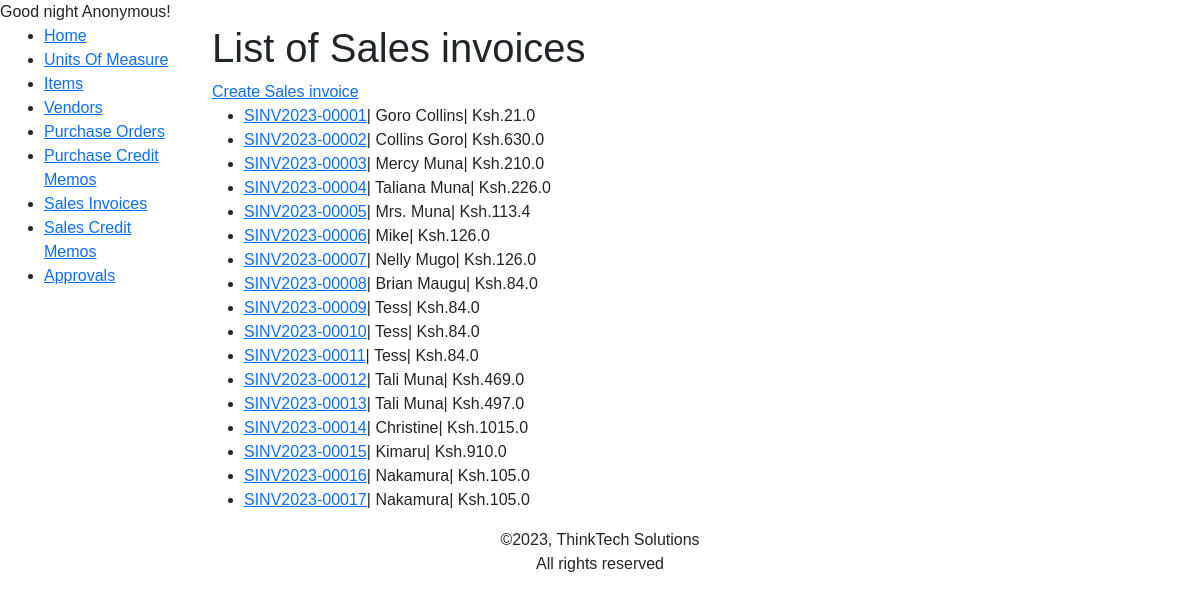
The page /inventory/invoices/ on the database as committed earlier.
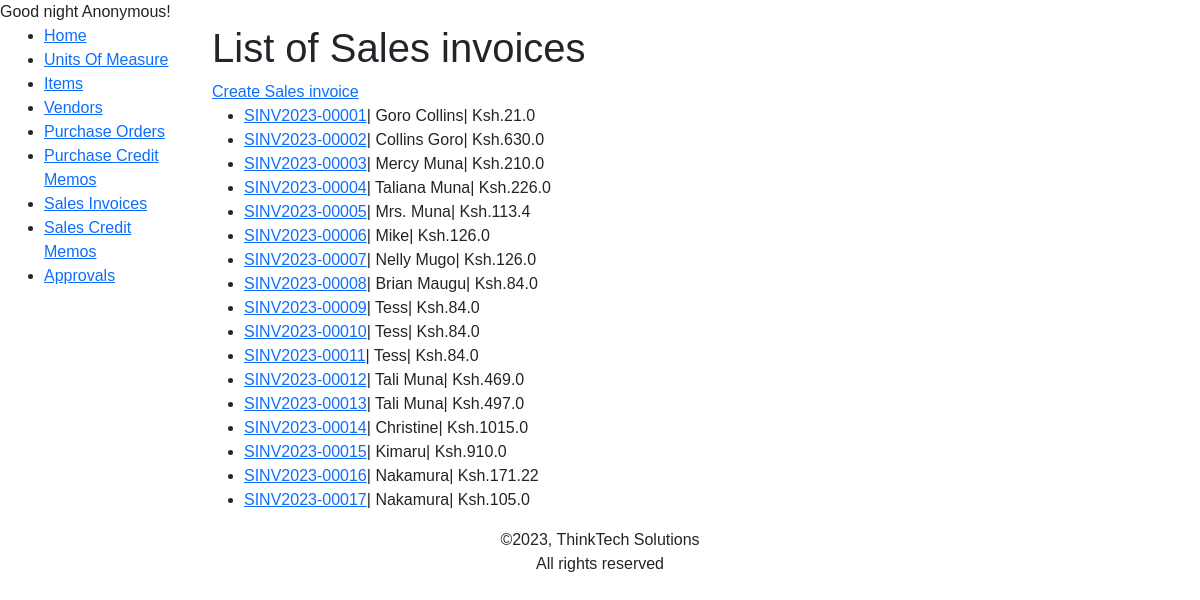
The same page on the database as committed later.
### inventory/models.py (models this page shows, shortened)
class SalesHeader(models.Model):
    number = SalesInvoice(primary_key=True,editable=False)
    customer = models.CharField(max_length=200)
    date = models.DateField(auto_now=True)
    amount = models.FloatField(editable=False, default=0)
    finalize = models.BooleanField(default=True)
    created_by = models.ForeignKey('auth.User', blank=True, null=True, default=None, on_delete=models.PROTECT, related_name='sales', related_query_name='sales',editable=False)
    class Meta:
        verbose_name_plural = 'Sales Invoices'
        ordering = ["number"]

### inventory/views.py (the view)
# urls.py: path('invoices/', views.SalesInvoiceListView.as_view(), name='invoices'),
class SalesInvoiceListView(generic.ListView, LoginRequiredMixin):
    model = SalesHeader
    paginate_by = 25

### inventory/templatetags/custom_filters.py (called while the page is built)
@register.filter
def greeting(value):
    current_time = datetime.now().time()
    current_hour = current_time.hour
    if 5 <= current_hour < 12:
        time_category = "morning"
    elif 12 <= current_hour < 17:
        time_category = "afternoon"
    elif 17 <= current_hour < 20:
        time_category = "evening"
    else:
        time_category = "night"
    return f"Good {time_category}"

### inventory/templates/inventory/salesheader_list.html (shortened to what this page needs)
{% extends "inventory/base.html" %}
{% block content %}
    <h1>List of Sales invoices</h1>
    <a href="{% url 'inventory:invoice-create' %}">Create Sales invoice</a>
    <ul>
        {% for invoice in salesheader_list %}
        <li><a href="{% url 'inventory:invoice-detail' invoice.number %}">{{invoice.number}}</a>&#124; {{invoice.customer}}&#124; Ksh.{{invoice.amount}}</li>
        {% endfor %}
    </ul>
{% endblock %}

Rows that differ between the two databases and show on the page:
changed SalesHeader "SINV2023-00016": amount "105.0" → "171.22"
